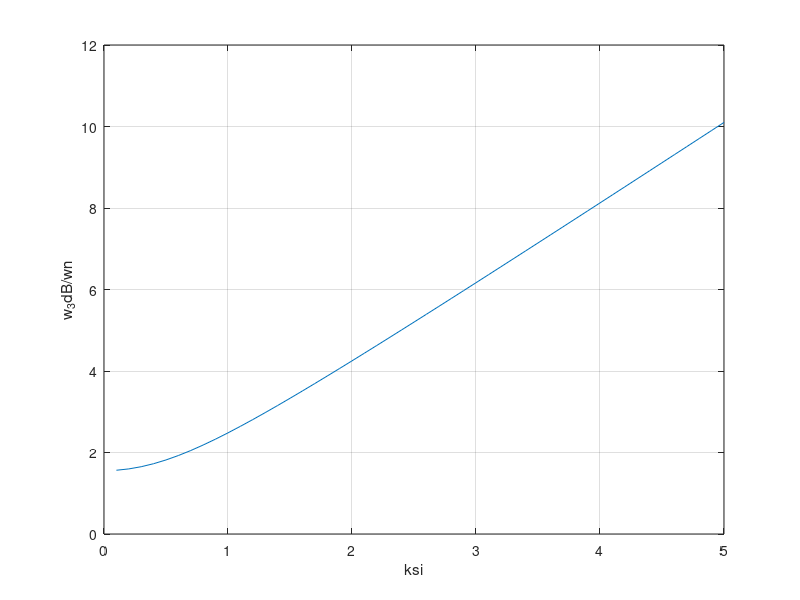

Write the MATLAB code that produced this figure.
%% https://github.com/VSHEV92/Synchronization_Systems_Models
clc; clear; close all

%% Зависимость полосы фапч по уровню 3 дБ, нормированной к резонансной частоте, от значения декркмента затухания.
%% Пропорционально-интегрирующий петлевой фильтр.

ksi = 0.1:0.1:5;                                              % декремент затухания
w_3dB_n = sqrt(1 + 2*ksi.^2 + sqrt((2*ksi.^2 + 1).^2 + 1));     % полоса фапч по уровню 3 дБ, поделенная на резонансную частоту

plot(ksi, w_3dB_n); grid on;
xlabel('ksi'); ylabel('w_3dB/wn')
